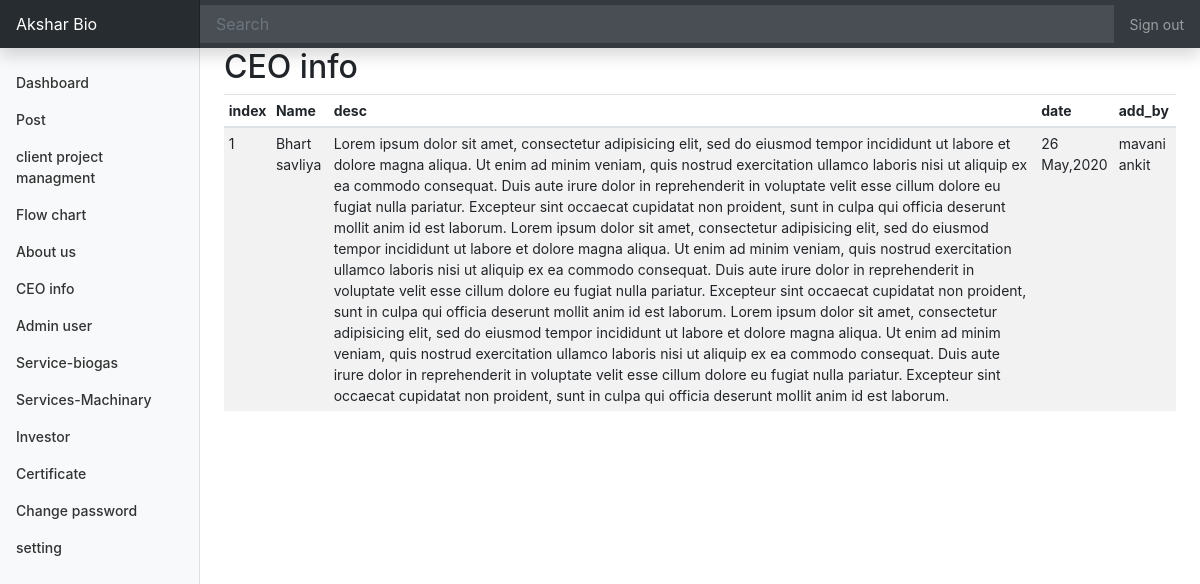
The page /Admin/CEO-info.php (signed in) on the database its author committed.
### tables this page shows
CREATE TABLE `ceo_info` (
  `CEO_id` int(10) NOT NULL,
  `CEO_name` varchar(30) NOT NULL,
  `CEO_image` varchar(30) NOT NULL,
  `CEO_desc` text NOT NULL,
  `CEO_date` varchar(30) NOT NULL,
  `CEO_add_by` varchar(30) NOT NULL
);

### Admin/CEO-info.php (the view, shortened to what this page needs)
<!doctype html>
<html lang="en">
<?php include "header.php"; ?>
<body>
    <?php include "nav-bar.php"; ?>
    <div class="container-fluid">
        <div class="row">
            <?php include "slide-bar.php"; ?>
            <main role="main" class="col-md-9 ml-sm-auto col-lg-10 px-md-4">
                <h2>CEO info</h2>
                <div class="table-responsive">
                    <table class="table table-striped table-sm">
                        <?php
                        include "config.php";
                        $sql = "SELECT * FROM ceo_info";
                        $result = mysqli_query($conn, $sql) or die("Query Failed.");
                        if (mysqli_num_rows($result) > 0) {
                            $index = 1;
                        ?>
                        <thead>
                            <tr>
                                <th>index</th>
                                <th>Name</th>
                                <th>desc</th>
                                <th>date</th>
                                <th>add_by</th>
                            </tr>
                        </thead>
                        <?php while ($row = mysqli_fetch_assoc($result)) { ?>
                        <tbody>
                            <tr>
                                <td><?php echo $index;
                                            $index++; ?></td>
                                <td><?php echo $row['CEO_name']; ?></td>
                                <td><?php echo $row['CEO_desc']; ?></td>
                                <td><?php echo $row['CEO_date']; ?></td>
                                <td><?php echo $row['CEO_add_by']; ?></td>
                            </tr>
                        </tbody><?php } ?>
                        <?php } else {
                            echo "<h3>No Results Found.</h3>";
                        } ?>
                    </table>
            </main>
        </div>
    </div>
</body>
</html>

### Admin/design/dashboard.css (style rules this page uses)
body { font-size: .875rem; }

### rows shown on the page
ceo_info: CEO_name "Bhart savliya", CEO_desc "Lorem ipsum dolor sit amet, consectetur adipisicing elit, sed do eiusmod tempor incididunt ut labore et dolore magna aliqua. Ut enim ad minim veniam, quis nostrud exercitation ullamco laboris nisi ut aliquip ex ea commodo consequat. Duis aute irure dolor in reprehenderit in voluptate velit esse cillum dolore eu fugiat nulla pariatur. Excepteur sint occaecat cupidatat non proident, sunt in culpa qui officia deserunt mollit anim id est laborum. Lorem ipsum dolor sit amet, consectetur adipisicing elit, sed do eiusmod tempor incididunt ut labore et dolore magna aliqua. Ut enim ad minim veniam, quis nostrud exercitation ullamco laboris nisi ut aliquip ex ea commodo consequat. Duis aute irure…", CEO_date "26 May,2020", CEO_add_by "mavani ankit"
